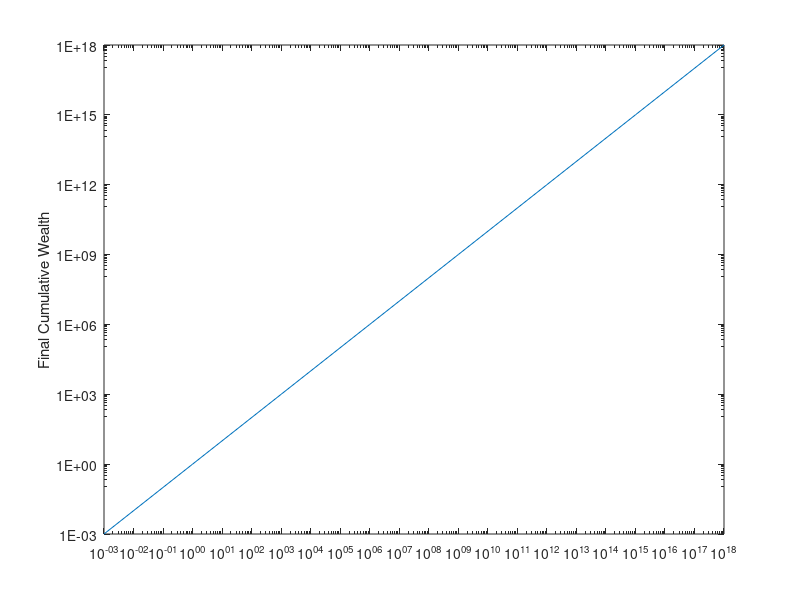

This chart was generated by the following MATLAB code:
clear all; clc
x = [1E-03,1E+00,1E+03,1E+06,1E+09,1E+12,1E+15,1E+18];
y = [1E-03,1E+00,1E+03,1E+06,1E+09,1E+12,1E+15,1E+18];
loglog(x,y);
ylabel('Final Cumulative Wealth');
set(gca,'Ytick',[1E-03,1E+00,1E+03,1E+06,1E+09,1E+12,1E+15,1E+18]);
set(gca,'Yticklabel',{'1E-03','1E+00','1E+03','1E+06','1E+09','1E+12', '1E+15','1E+18'});